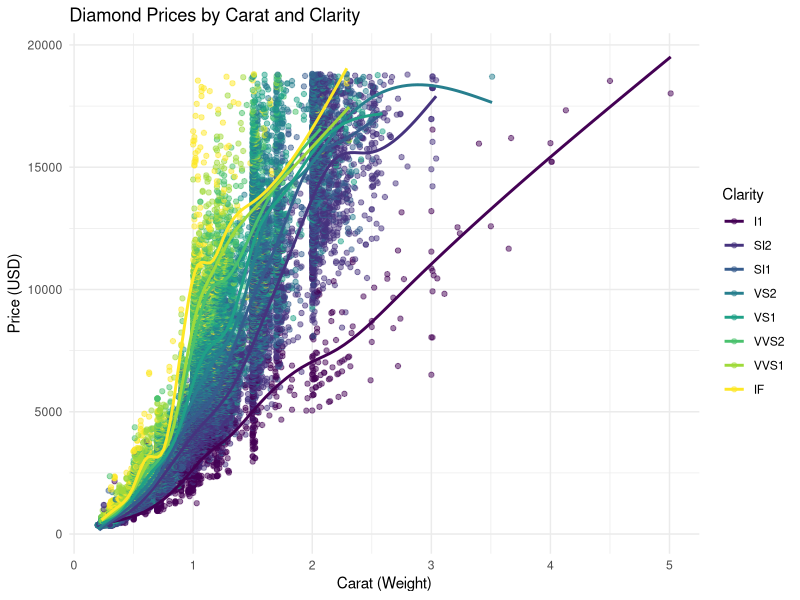
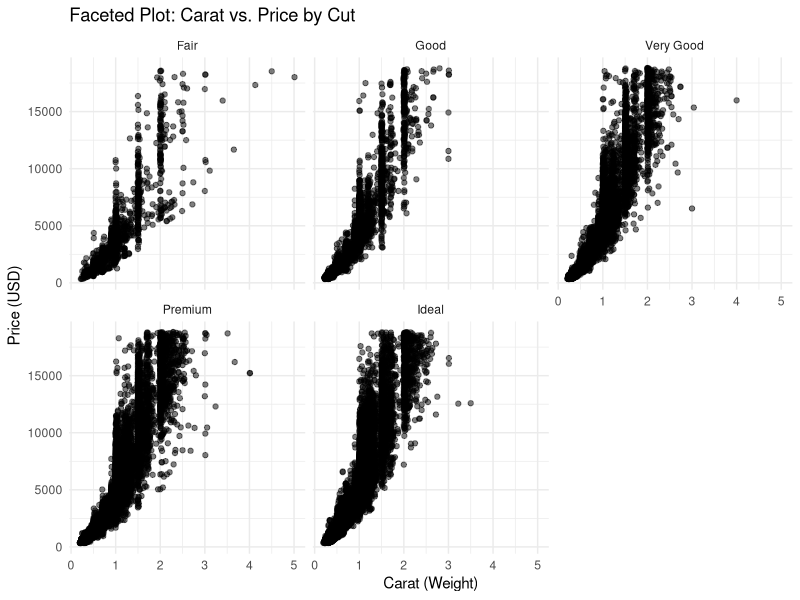
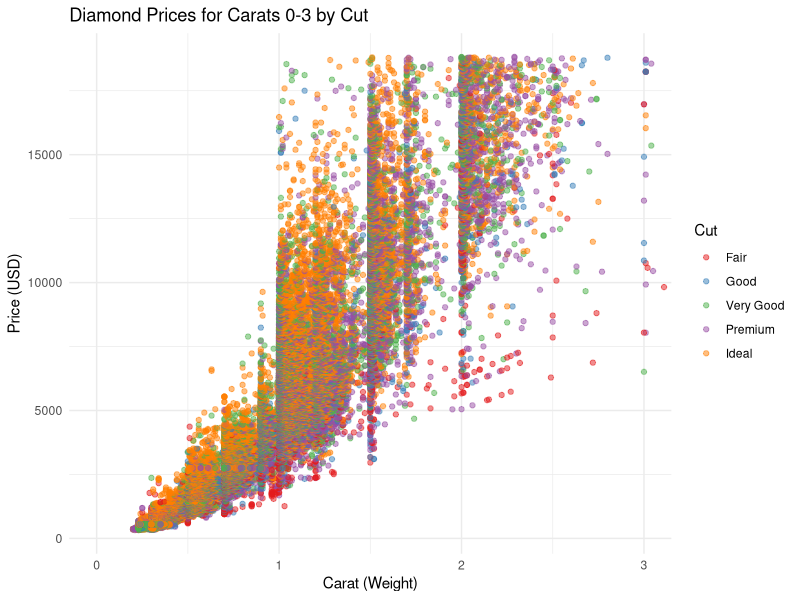

Recreate these plots in R, in order.
## ---- chunk 1
# Load required libraries
library(tidyverse)

# Examine the structure and summary of the dataset.
str(diamonds)  # Check the structure of the dataset
summary(diamonds)  # View summary statistics
head(diamonds)  # Preview the first few rows of the dataset

# Create a scatter plot with carat on the x-axis, price on the y-axis, and color mapped to clarity.
ggplot(diamonds, aes(x = carat, y = price, color = clarity)) +
  geom_point(alpha = 0.5) +
  geom_smooth(se = FALSE) +  # Add a trend line without confidence intervals
  labs(
    title = "Diamond Prices by Carat and Clarity",
    x = "Carat (Weight)",
    y = "Price (USD)",
    color = "Clarity"
  ) +
  theme_minimal()
## ---- chunk 2
ggplot(diamonds, aes(x = carat, y = price)) +
  geom_point(alpha = 0.5) +
  facet_wrap(~ cut, nrow = 2) +  # Create subplots for each cut with 2 rows
  labs(
    title = "Faceted Plot: Carat vs. Price by Cut",
    x = "Carat (Weight)",
    y = "Price (USD)"
  ) +
  theme_minimal()  # Apply a minimal theme
## ---- chunk 3
ggplot(diamonds, aes(x = carat, y = price, color = cut)) +
  geom_point(alpha = 0.5) +
  coord_cartesian(xlim = c(0, 3)) +  # Zoom into the carat range 0 to 3
  scale_color_brewer(palette = "Set1") +  # Use a custom color palette
  labs(
    title = "Diamond Prices for Carats 0-3 by Cut",
    x = "Carat (Weight)",
    y = "Price (USD)",
    color = "Cut"
  ) +
  theme_minimal()
